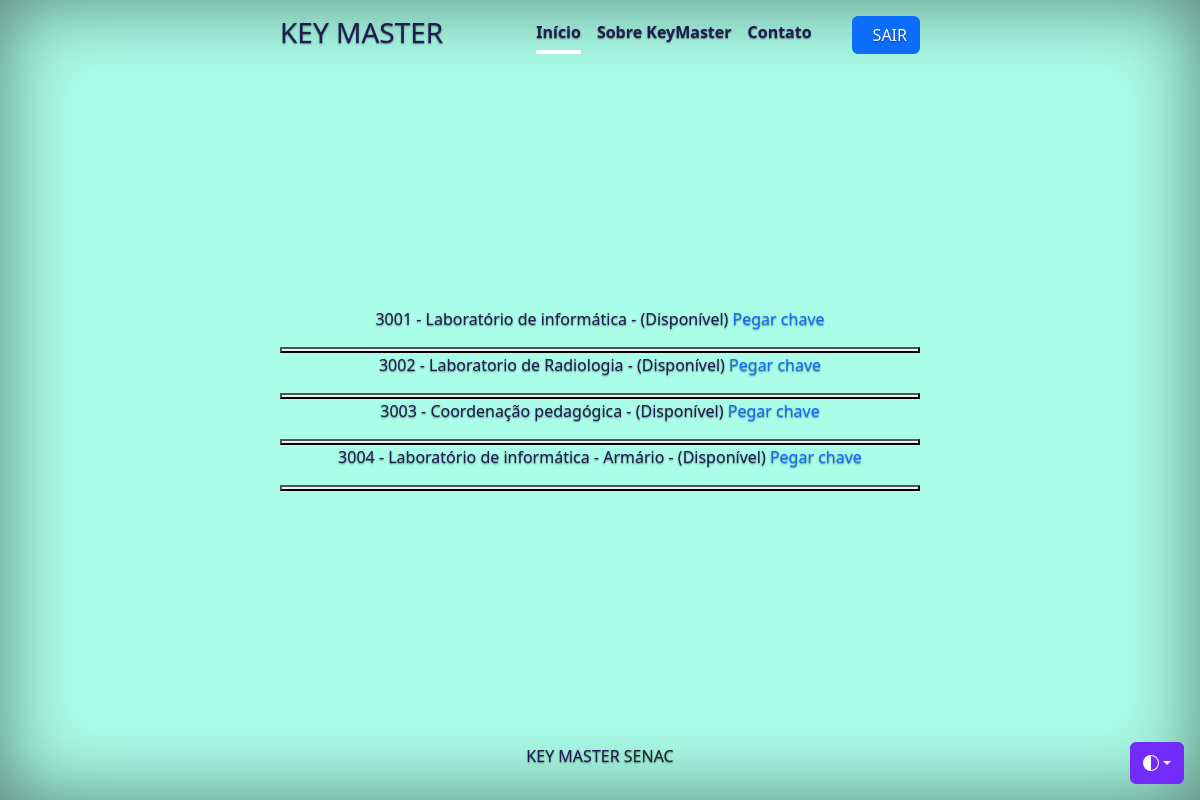
Page /list_disponiveis/ (signed in) on the earlier database version.
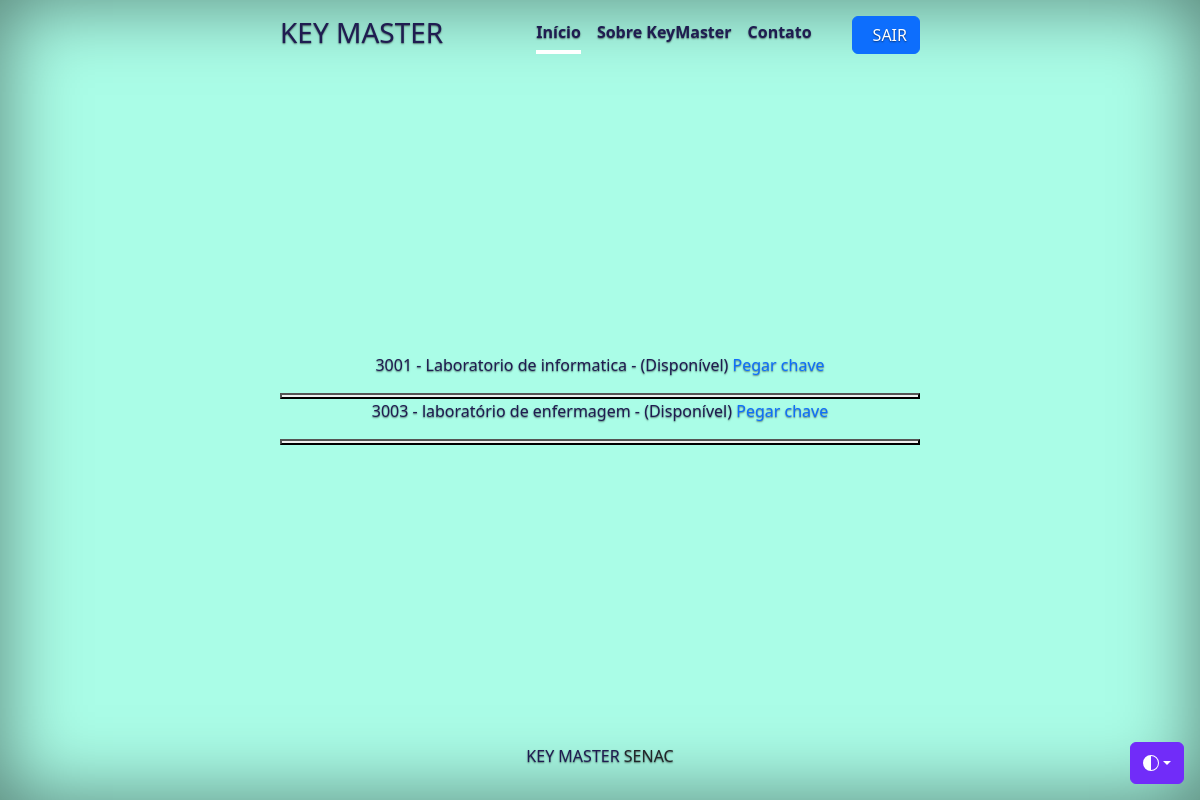
Same page on the later database version.
### key_aplication/models.py (models this page shows, shortened)
class Chave(models.Model):
    disponivel = models.BooleanField(default=True)
    sala = models.ForeignKey(Sala, on_delete=models.CASCADE, related_name='chaves')

class Sala(models.Model):
    numero = models.CharField(max_length=10)
    descricao = models.CharField(max_length=50)

### key_aplication/views.py (the view)
# urls.py: path('list_disponiveis/', views.list_disponiveis,name='list_disponiveis'),
@login_required
def list_disponiveis(request):
    chaves_disponiveis = Chave.objects.filter(disponivel=True)
    return render(request, 'list_disponiveis.html', {'chaves': chaves_disponiveis})

### key_aplication/templates/list_disponiveis.html (shortened to what this page needs)
{% extends 'principal.html' %}
{% block content %}
              {% for chave in chaves %}
              <p>
                  {% if chave.disponivel %} {{chave.sala.numero}} - {{chave.sala.descricao}} - (Disponível){% else %}(Indisponível){% endif %}
                  {% if chave.disponivel %}
                      <a href="{% url 'alugar_chave' chave.id %}">Pegar chave</a>
                  {% else %}
                        <a href="{% url 'devolver_chave' chave.id %}">Devolver chave</a>
                  {% endif %}
              </p>
              <button></button>
          {% endfor %}
          {% endblock content %}

### key_aplication/templates/principal.html (shortened to what this page needs)
{% load static %}
<!doctype html>
<html lang="pt-br" class="h-100" data-bs-theme="auto">
<head>
  <link href="{% static 'css/bootstrap.min.css' %}" rel="stylesheet">
  <link href="{% static 'css/style.css' %}" rel="stylesheet">
  <link href="{% static 'css/cover.css' %}" rel="stylesheet">
</head>
<body class="d-flex h-100 text-center text-bg-dark">
  <div class="dropdown position-fixed bottom-0 end-0 mb-3 me-3 bd-mode-toggle">
    <button class="btn btn-bd-primary py-2 dropdown-toggle d-flex align-items-center" id="bd-theme" type="button"
      aria-expanded="false" data-bs-toggle="dropdown" aria-label="Toggle theme (auto)">
      <svg class="bi my-1 theme-icon-active" width="1em" height="1em">
        <use href="#circle-half"></use>
      </svg>
    </button>
  </div>
  <div class="cover-container d-flex w-100 h-100 p-3 mx-auto flex-column">
    <header class="mb-auto">
      <div>
        <h3 class="float-md-start mb-0">KEY MASTER</h3>
        <nav class="nav nav-masthead justify-content-center float-md-end">
          <a class="nav-link fw-bold py-1 px-0 active" aria-current="page" href="{% url 'principal' %}">Início</a>
          <a class="nav-link fw-bold py-1 px-0" href="sobre.html">Sobre KeyMaster</a>
          <a class="nav-link fw-bold py-1 px-0" href="contato.html">Contato</a>
          {% if user.is_authenticated %}
          <a  type = "button" class="btn btn-primary btn-sair" href="{% url 'logout' %}" role="button">SAIR</a>
          {% endif %}
        </nav>
      </div>
    </header>
    {% block content %}{% endblock content %}
    <footer class="mt-auto text-dark-50">
      <p>KEY MASTER    <a href="https://getbootstrap.com/" class="text-dark">SENAC</a>
    </footer>
  </div>
</body>
</html>

### static/css/style.css (style rules this page uses)
.btn-sair { padding-left: 20px; margin-left: 40px; }
.bi { vertical-align: -.125em; fill: currentColor; }
.btn-bd-primary { --bd-violet-bg: #712cf9; --bd-violet-rgb: 112.520718, 44.062154, 249.437846; --bs-btn-font-weight: 600; --bs-btn-color: var(--bs-white); --bs-btn-bg: var(--bd-violet-bg); --bs-btn-border-color: var(--bd-violet-bg); --bs-btn-hover-color: var(--bs-white); --bs-btn-hover-bg: #6528e0; --bs-btn-hover-border-color: #6528e0; --bs-btn-focus-shadow-rgb: var(--bd-violet-rgb); --bs-btn-active-color: var(--bs-btn-hover-color); --bs-btn-active-bg: #5a23c8; --bs-btn-active-border-color: #5a23c8; }
.bd-mode-toggle { z-index: 1500; }

### static/css/cover.css (style rules this page uses)
body { text-shadow: 0 .05rem .1rem rgba(0, 0, 0, .5); box-shadow: inset 0 0 5rem rgba(0, 0, 0, .5); }
.cover-container { max-width: 42em; }
.nav-masthead .nav-link { color: #1F1C51; border-bottom: .25rem solid transparent; }
.nav-masthead .nav-link + .nav-link { margin-left: 1rem; }
.nav-masthead .active { color: #1F1C51; border-bottom-color: #fff; }

Differences in the rows shown:
removed Chave: sala.numero "3001", sala.descricao "Laboratório de informática", disponivel "Pegar chave"
removed Chave: sala.numero "3002", sala.descricao "Laboratorio de Radiologia", disponivel "Pegar chave"
removed Chave: sala.numero "3003", sala.descricao "Coordenação pedagógica", disponivel "Pegar chave"
removed Chave: sala.numero "3004", sala.descricao "Laboratório de informática - Armário", disponivel "Pegar chave"
added Chave: sala.numero "3001", sala.descricao "Laboratorio de informatica", disponivel "Pegar chave"
added Chave: sala.numero "3003", sala.descricao "laboratório de enfermagem", disponivel "Pegar chave"
